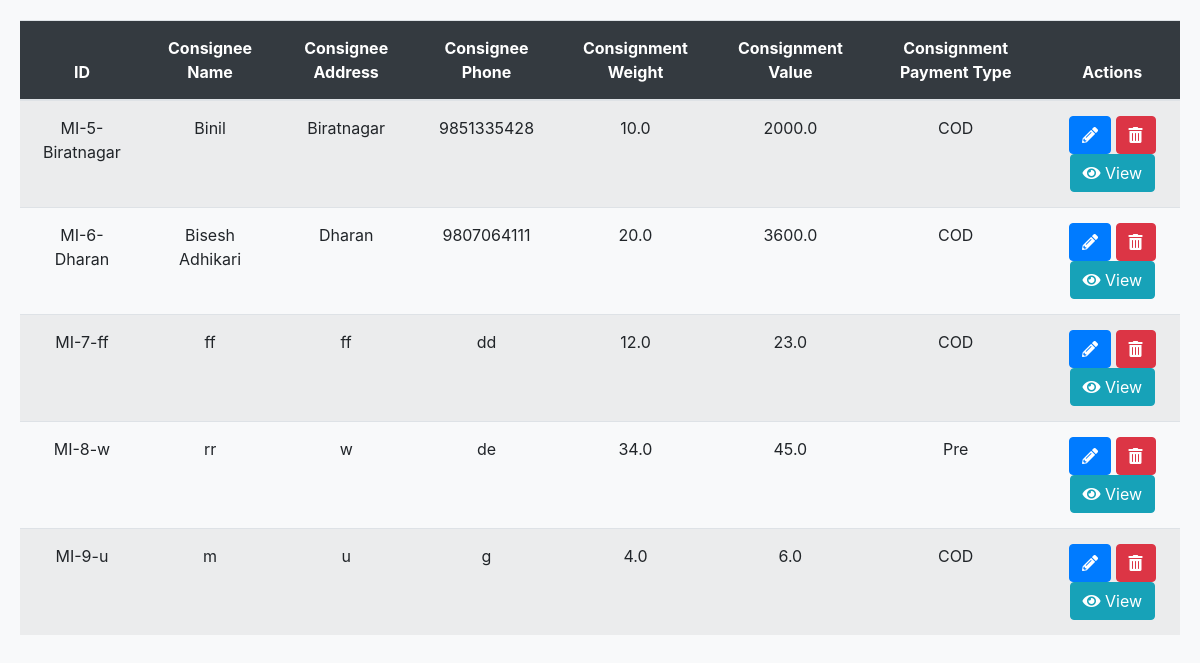
The app's page /vendor_consignment_list/, older data.
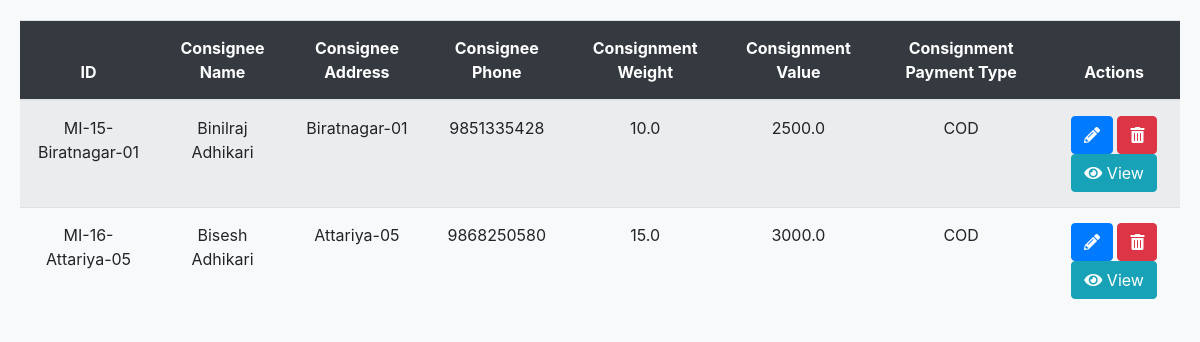
The same page, newer data.
### vendorapp/models.py (models this page shows, shortened)
class Consignment(models.Model):
    consignee_name = models.CharField(max_length=200)
    consignee_address = models.CharField(max_length=200)
    consignee_phone = models.CharField(max_length=10)
    consignment_est_wt = models.FloatField()
    consignment_value = models.FloatField()
    consignment_payment_choices = [
        ('COD', 'COD'),
        ('Pre', 'Pre-Payment')
    ]
    consignment_payment_type = models.CharField(max_length=20, choices=consignment_payment_choices)
    consignment_id = models.CharField(max_length=30, unique=True, null=True, blank=True)

### vendorapp/views.py (the view)
# urls.py: path('vendor_consignment_list/', views.vendor_consignment_list,name='consignmentlist'),
def vendor_consignment_list(request):
    consignmet = Consignment.objects.all()
    return render(request,'consignmentlist.html',{'consignments':consignmet})

### templates/consignmentlist.html (shortened to what this page needs)
<!DOCTYPE html>
<html>
<head>
    <link rel="stylesheet" href="https://stackpath.bootstrapcdn.com/bootstrap/4.5.2/css/bootstrap.min.css">
    <link rel="stylesheet" href="https://cdnjs.cloudflare.com/ajax/libs/font-awesome/5.15.4/css/all.min.css">
</head>
<body>
    <table class="consignment-table table table-striped">
        <thead>
            <tr>
                <th>ID</th>
                <th>Consignee Name</th>
                <th>Consignee Address</th>
                <th>Consignee Phone</th>
                <th>Consignment Weight</th>
                <th>Consignment Value</th>
                <th>Consignment Payment Type</th>
                <th>Actions</th>
            </tr>
        </thead>
        <tbody>
            {% for consignment in consignments %}
                <tr>
                    <td>{{ consignment.consignment_id }}</td>
                    <td>{{ consignment.consignee_name }}</td>
                    <td>{{ consignment.consignee_address }}</td>
                    <td>{{ consignment.consignee_phone }}</td>
                    <td>{{ consignment.consignment_est_wt }}</td>
                    <td>{{ consignment.consignment_value }}</td>
                    <td>{{ consignment.consignment_payment_type }}</td>
                    <td>
                        <a href="{% url 'updateconsignment' consignment.id %}">
                        <button type="button" class="btn btn-primary">
                            <i class="fas fa-pencil-alt"></i>
                        </button>
                        </a>
                        <a href="{% url 'deleteconsignment' consignment.id %}">
                        <button type="button" class="btn btn-danger">
                            <i class="fas fa-trash-alt"></i>
                        </button>
                        </a>
                        <a href="{% url 'updateconsignment' consignment.id %}">
                        <button type="button" class="btn btn-info">
                            <i class="fas fa-eye"></i> View
                        </button>
                        </a>
                    </td>
                </tr>
            {% endfor %}
        </tbody>
    </table>
</body>
</html>

### templates/consignmentlist.html (style rules this page uses)
body { background-color: #f8f9fa; padding: 20px; }
.consignment-table { margin-bottom: 20px; }
.consignment-table th, .consignment-table td { padding: 15px; text-align: center; }
.consignment-table th { background-color: #343a40; color: #ffffff; }
.consignment-table tr:nth-child(even) { background-color: #f8f9fa; }
.consignment-table tr:nth-child(odd) { background-color: #ffffff; }

Row changes from the older to the newer data that the page shows:
removed Consignment: consignment_id "MI-5-Biratnagar", consignee_name "Binil", consignee_address "Biratnagar", consignee_phone "9851335428", consignment_est_wt "10.0", consignment_value "2000.0", consignment_payment_type "COD"
removed Consignment: consignment_id "MI-6-Dharan", consignee_name "Bisesh Adhikari", consignee_address "Dharan", consignee_phone "9807064111", consignment_est_wt "20.0", consignment_value "3600.0", consignment_payment_type "COD"
removed Consignment: consignment_id "MI-7-ff", consignee_name "ff", consignee_address "ff", consignee_phone "dd", consignment_est_wt "12.0", consignment_value "23.0", consignment_payment_type "COD"
removed Consignment: consignment_id "MI-8-w", consignee_name "rr", consignee_address "w", consignee_phone "de", consignment_est_wt "34.0", consignment_value "45.0", consignment_payment_type "Pre"
removed Consignment: consignment_id "MI-9-u", consignee_name "m", consignee_address "u", consignee_phone "g", consignment_est_wt "4.0", consignment_value "6.0", consignment_payment_type "COD"
added Consignment: consignment_id "MI-15-Biratnagar-01", consignee_name "Binilraj Adhikari", consignee_address "Biratnagar-01", consignee_phone "9851335428", consignment_est_wt "10.0", consignment_value "2500.0", consignment_payment_type "COD"
added Consignment: consignment_id "MI-16-Attariya-05", consignee_name "Bisesh Adhikari", consignee_address "Attariya-05", consignee_phone "9868250580", consignment_est_wt "15.0", consignment_value "3000.0", consignment_payment_type "COD"
